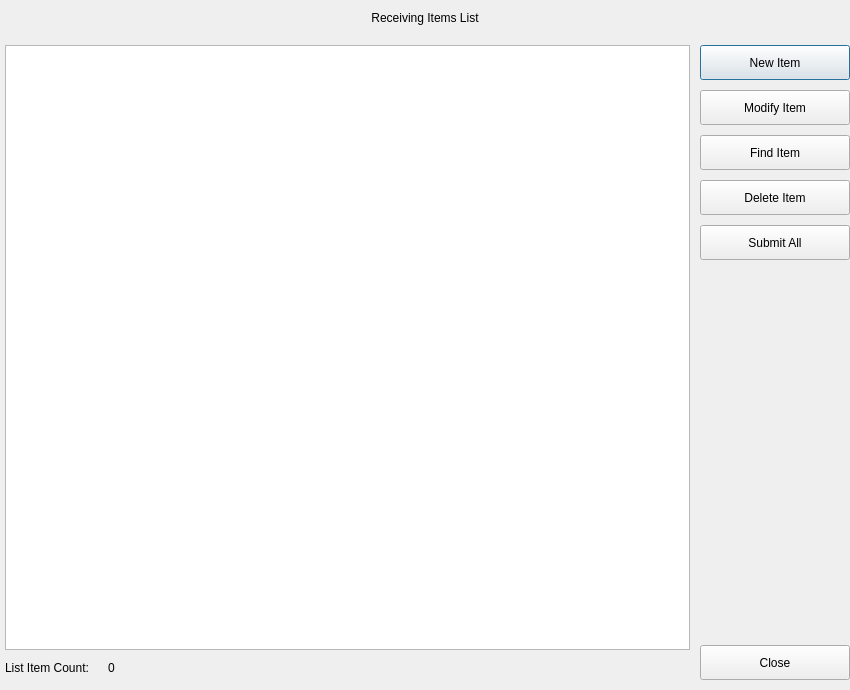
<?xml version="1.0" encoding="UTF-8"?>
<ui version="4.0">
 <class>ReceivingDialog</class>
 <widget class="QDialog" name="ReceivingDialog">
  <property name="windowModality">
   <enum>Qt::WindowModality::ApplicationModal</enum>
  </property>
  <property name="geometry">
   <rect>
    <x>0</x>
    <y>0</y>
    <width>850</width>
    <height>690</height>
   </rect>
  </property>
  <property name="minimumSize">
   <size>
    <width>850</width>
    <height>690</height>
   </size>
  </property>
  <property name="maximumSize">
   <size>
    <width>850</width>
    <height>690</height>
   </size>
  </property>
  <property name="windowTitle">
   <string>Receiving Items</string>
  </property>
  <property name="styleSheet">
   <string notr="true"/>
  </property>
  <layout class="QVBoxLayout" name="verticalLayout_4">
   <property name="spacing">
    <number>0</number>
   </property>
   <property name="leftMargin">
    <number>0</number>
   </property>
   <property name="topMargin">
    <number>0</number>
   </property>
   <property name="rightMargin">
    <number>0</number>
   </property>
   <property name="bottomMargin">
    <number>0</number>
   </property>
   <item>
    <widget class="QWidget" name="widget" native="true">
     <property name="minimumSize">
      <size>
       <width>0</width>
       <height>35</height>
      </size>
     </property>
     <property name="maximumSize">
      <size>
       <width>16777215</width>
       <height>35</height>
      </size>
     </property>
     <layout class="QHBoxLayout" name="horizontalLayout_10">
      <property name="spacing">
       <number>0</number>
      </property>
      <property name="leftMargin">
       <number>0</number>
      </property>
      <property name="topMargin">
       <number>0</number>
      </property>
      <property name="rightMargin">
       <number>0</number>
      </property>
      <property name="bottomMargin">
       <number>0</number>
      </property>
      <item>
       <widget class="QLabel" name="lb_dialog_title">
        <property name="minimumSize">
         <size>
          <width>0</width>
          <height>35</height>
         </size>
        </property>
        <property name="maximumSize">
         <size>
          <width>16777215</width>
          <height>35</height>
         </size>
        </property>
        <property name="text">
         <string>Receiving Items List</string>
        </property>
        <property name="alignment">
         <set>Qt::AlignmentFlag::AlignCenter</set>
        </property>
       </widget>
      </item>
     </layout>
    </widget>
   </item>
   <item>
    <widget class="QWidget" name="widget_2" native="true">
     <layout class="QHBoxLayout" name="horizontalLayout_22">
      <property name="spacing">
       <number>5</number>
      </property>
      <property name="leftMargin">
       <number>0</number>
      </property>
      <property name="topMargin">
       <number>0</number>
      </property>
      <property name="rightMargin">
       <number>0</number>
      </property>
      <property name="bottomMargin">
       <number>0</number>
      </property>
      <item>
       <widget class="QWidget" name="dlg_main" native="true">
        <layout class="QVBoxLayout" name="verticalLayout">
         <property name="spacing">
          <number>5</number>
         </property>
         <property name="leftMargin">
          <number>5</number>
         </property>
         <property name="topMargin">
          <number>10</number>
         </property>
         <property name="rightMargin">
          <number>5</number>
         </property>
         <property name="bottomMargin">
          <number>10</number>
         </property>
         <item>
          <widget class="QTableView" name="tbl_receiving_list"/>
         </item>
         <item>
          <layout class="QHBoxLayout" name="horizontalLayout">
           <item>
            <widget class="QLabel" name="lb_item_count_label">
             <property name="minimumSize">
              <size>
               <width>0</width>
               <height>25</height>
              </size>
             </property>
             <property name="maximumSize">
              <size>
               <width>100</width>
               <height>25</height>
              </size>
             </property>
             <property name="text">
              <string>List Item Count:</string>
             </property>
            </widget>
           </item>
           <item>
            <widget class="QLabel" name="lb_item_count">
             <property name="minimumSize">
              <size>
               <width>35</width>
               <height>25</height>
              </size>
             </property>
             <property name="maximumSize">
              <size>
               <width>35</width>
               <height>25</height>
              </size>
             </property>
             <property name="text">
              <string>0</string>
             </property>
             <property name="alignment">
              <set>Qt::AlignmentFlag::AlignCenter</set>
             </property>
            </widget>
           </item>
           <item>
            <spacer name="horizontalSpacer">
             <property name="orientation">
              <enum>Qt::Orientation::Horizontal</enum>
             </property>
             <property name="sizeHint" stdset="0">
              <size>
               <width>40</width>
               <height>20</height>
              </size>
             </property>
            </spacer>
           </item>
          </layout>
         </item>
        </layout>
       </widget>
      </item>
      <item>
       <widget class="QWidget" name="dlg_menu" native="true">
        <property name="minimumSize">
         <size>
          <width>150</width>
          <height>0</height>
         </size>
        </property>
        <property name="maximumSize">
         <size>
          <width>150</width>
          <height>16777215</height>
         </size>
        </property>
        <layout class="QVBoxLayout" name="verticalLayout_2">
         <property name="spacing">
          <number>10</number>
         </property>
         <property name="leftMargin">
          <number>0</number>
         </property>
         <property name="topMargin">
          <number>10</number>
         </property>
         <property name="rightMargin">
          <number>0</number>
         </property>
         <property name="bottomMargin">
          <number>10</number>
         </property>
         <item>
          <widget class="QPushButton" name="pb_new_item">
           <property name="minimumSize">
            <size>
             <width>0</width>
             <height>35</height>
            </size>
           </property>
           <property name="maximumSize">
            <size>
             <width>16777215</width>
             <height>35</height>
            </size>
           </property>
           <property name="text">
            <string>New Item</string>
           </property>
           <property name="icon">
            <iconset resource="../assets/images/icons.qrc">
             <normaloff>:/Icons/plus.svg</normaloff>:/Icons/plus.svg</iconset>
           </property>
          </widget>
         </item>
         <item>
          <widget class="QPushButton" name="pb_modify_item">
           <property name="minimumSize">
            <size>
             <width>0</width>
             <height>35</height>
            </size>
           </property>
           <property name="maximumSize">
            <size>
             <width>16777215</width>
             <height>35</height>
            </size>
           </property>
           <property name="text">
            <string>Modify Item</string>
           </property>
           <property name="icon">
            <iconset resource="../assets/images/icons.qrc">
             <normaloff>:/Icons/edit.svg</normaloff>:/Icons/edit.svg</iconset>
           </property>
          </widget>
         </item>
         <item>
          <widget class="QPushButton" name="pb_find_item">
           <property name="minimumSize">
            <size>
             <width>0</width>
             <height>35</height>
            </size>
           </property>
           <property name="maximumSize">
            <size>
             <width>16777215</width>
             <height>35</height>
            </size>
           </property>
           <property name="text">
            <string>Find Item</string>
           </property>
           <property name="icon">
            <iconset resource="../assets/images/icons.qrc">
             <normaloff>:/Icons/search.svg</normaloff>:/Icons/search.svg</iconset>
           </property>
          </widget>
         </item>
         <item>
          <widget class="QPushButton" name="pb_deleteitem">
           <property name="minimumSize">
            <size>
             <width>0</width>
             <height>35</height>
            </size>
           </property>
           <property name="maximumSize">
            <size>
             <width>16777215</width>
             <height>35</height>
            </size>
           </property>
           <property name="text">
            <string>Delete Item</string>
           </property>
           <property name="icon">
            <iconset resource="../assets/images/icons.qrc">
             <normaloff>:/Icons/trash.svg</normaloff>:/Icons/trash.svg</iconset>
           </property>
          </widget>
         </item>
         <item>
          <widget class="QPushButton" name="pb_submit_all">
           <property name="minimumSize">
            <size>
             <width>0</width>
             <height>35</height>
            </size>
           </property>
           <property name="maximumSize">
            <size>
             <width>16777215</width>
             <height>35</height>
            </size>
           </property>
           <property name="text">
            <string>Submit All</string>
           </property>
           <property name="icon">
            <iconset resource="../assets/images/icons.qrc">
             <normaloff>:/Icons/tick.svg</normaloff>:/Icons/tick.svg</iconset>
           </property>
          </widget>
         </item>
         <item>
          <spacer name="verticalSpacer_2">
           <property name="orientation">
            <enum>Qt::Orientation::Vertical</enum>
           </property>
           <property name="sizeType">
            <enum>QSizePolicy::Policy::Expanding</enum>
           </property>
           <property name="sizeHint" stdset="0">
            <size>
             <width>20</width>
             <height>40</height>
            </size>
           </property>
          </spacer>
         </item>
         <item>
          <widget class="QPushButton" name="pb_close">
           <property name="minimumSize">
            <size>
             <width>0</width>
             <height>35</height>
            </size>
           </property>
           <property name="maximumSize">
            <size>
             <width>16777215</width>
             <height>35</height>
            </size>
           </property>
           <property name="text">
            <string>Close</string>
           </property>
           <property name="icon">
            <iconset resource="../assets/images/icons.qrc">
             <normaloff>:/Icons/cross.svg</normaloff>:/Icons/cross.svg</iconset>
           </property>
          </widget>
         </item>
        </layout>
       </widget>
      </item>
     </layout>
    </widget>
   </item>
  </layout>
 </widget>
 <resources>
  <include location="../assets/images/icons.qrc"/>
 </resources>
 <connections/>
</ui>
